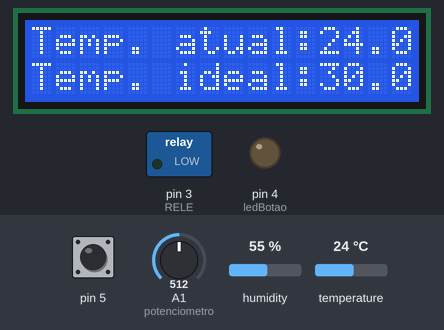
The sketch below on a simulated Arduino Uno, built with avr-gcc and run on an emulated ATmega328P. Shown: 16×2 character LCD, switched loads named in the sketch (green lamp = pin HIGH), output pins drawn as LEDs (lit = HIGH). The inputs (shaded band) are chosen by the test bench; at power-on: temperature 24 °C, pin 5 LOW, A1 (potenciometro) = 512, humidity 55 %. What the sketch prints to the serial monitor is not drawn.

Above: at 1.2 s.
1.3 s: temperature set to 17 °C
At 3.1 s:
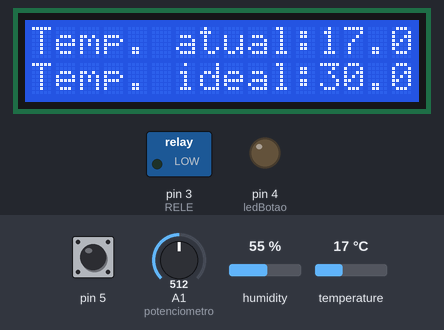
3.8 s: temperature set to 14 °C
At 5.8 s:
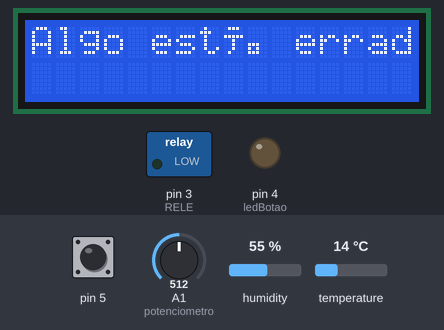
6.1 s: temperature set to 19 °C
At 7.3 s:
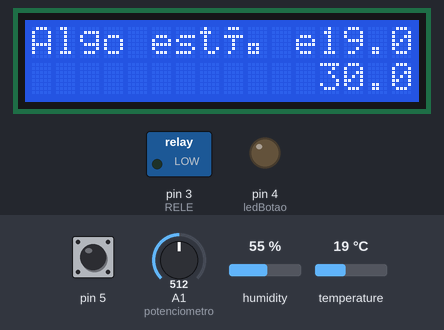
8.3 s: temperature set to 12 °C
At 10.2 s:
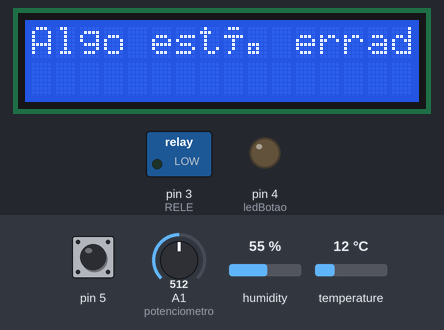
10.5 s: pin 5 pulsed HIGH 5 times (0.12 s each, 0.3 s apart)
At 12.6 s:
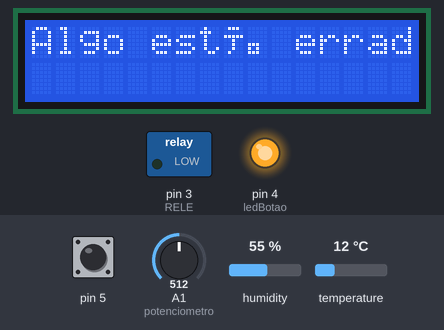
13.6 s: temperature set to 28 °C
At 16.6 s:
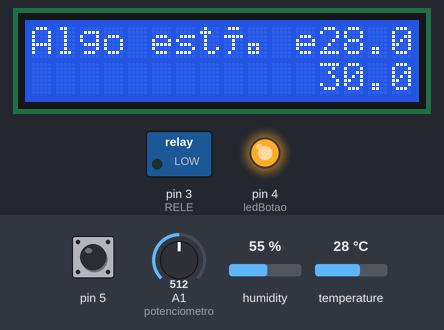
Timing chart, 0 to 31.5 s (numbered marks = the images above; inputs shaded):
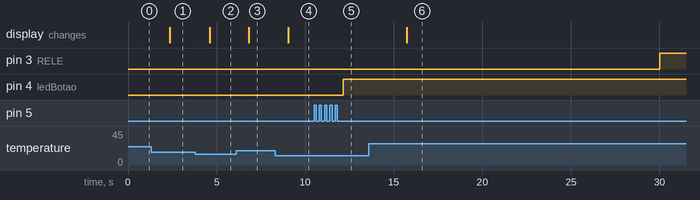

The sketch:

EstufaFinal.ino
```cpp
#include <DHT.h>;
#include <Adafruit_Sensor.h>
#include <Wire.h>
#include <LiquidCrystal_I2C.h>
#include <Btn.h>

//configurações do dht
#define DHTPIN 2
#define DHTTYPE DHT11
DHT dht(DHTPIN, DHTTYPE);
float temp;  //Armazena valores de temperatura
float temperaturaIdeal = 30.0;

//condfigurações do display
#define endereco 0x27  // Endereços comuns: 0x27, 0x3F. endereço de memoria dos display no arduino, 0x27 é o endereço comum para UNO
#define colunas 16
#define linhas 2
LiquidCrystal_I2C lcd(endereco, colunas, linhas);

#define potenciometro A1
bool potenciometroLigado = false;

#define RELE 3

Btn btn = new Btn(5);
#define ledBotao 4

//função que é chamada quando o botão é clicado
void botaoClicado() {
  potenciometroLigado = !potenciometroLigado; //o valor alterna entre true e false a cada clique
}

void mostrarTemp() {
  lcd.setCursor(12, 0);
  lcd.print("    ");
  lcd.setCursor(12, 0);
  lcd.print(temp);

  lcd.setCursor(12, 1);
  lcd.print("    ");
  lcd.setCursor(12, 1);
  lcd.print(temperaturaIdeal);

  delay(200);

}

void setup() {
  Serial.begin(9600);
  pinMode(ledBotao, OUTPUT);
  pinMode(RELE, OUTPUT);
  Serial.begin(9600);
  dht.begin();
  lcd.init();       // INICIA A COMUNICAÇÃO COM O DISPLAY
  lcd.backlight();  // LIGA A ILUMINAÇÃO DO DISPLAY
  lcd.clear();      // LIMPA O DISPLAY

  //essas strings serão fixas na tela
  //apenas os valores de temperatura serão atualizados no loop
  lcd.print("Temp. atual:");
  lcd.setCursor(0, 1);
  lcd.print("Temp. ideal:");
}

unsigned long ultimoTempoAcao = 0;
unsigned long intervaloAcao = 30000;  // Intervalo de 30 segundos

bool estadoRelay = false;
bool aguardandoAcao = true;

void loop() {
  temp = dht.readTemperature();
  btn.clique(botaoClicado);
  Serial.print(temp);

  if (potenciometroLigado == true) {
    digitalWrite(ledBotao, HIGH);
    temperaturaIdeal = map(analogRead(potenciometro), 0, 1024, 0, 60);
  } else {
    digitalWrite(ledBotao, LOW);
  }

  // Verifica se a temperatura está dentro do intervalo aceitável
  if (temp > 15 && temp < 60) {
    mostrarTemp(); // Atualiza a tela com a temperatura em tempo real

    unsigned long tempoAtual = millis();

    if (temp < temperaturaIdeal) {
      if (aguardandoAcao && tempoAtual - ultimoTempoAcao >= intervaloAcao) {
        digitalWrite(RELE, HIGH);
        digitalWrite(13, HIGH);
        estadoRelay = true;
        aguardandoAcao = false;
        ultimoTempoAcao = tempoAtual;
      } else if (!aguardandoAcao && tempoAtual - ultimoTempoAcao >= intervaloAcao) {
        digitalWrite(RELE, LOW);
        digitalWrite(13, LOW);
        estadoRelay = false;
        aguardandoAcao = true;
        ultimoTempoAcao = tempoAtual;
      }
    } else {
      digitalWrite(RELE, LOW);
      digitalWrite(13, LOW);
      estadoRelay = false;
      aguardandoAcao = true;
    }
  } else {
    digitalWrite(RELE, LOW);
    digitalWrite(13, LOW);
    lcd.clear();
    lcd.print("Algo está errado!");
    delay(200);
  }
}
```

Btn.h
```cpp
class Btn {
public:
  int *pino;
  bool btnclicado;
  bool btnliberado;
  int ultimoEstadoBtn = LOW;
  unsigned long tempoPrimeiroAcionamento = 0;
  unsigned long tempoDebounce = 50;
  typedef void (*funcao)();

  Btn(int p) {
    btnclicado = false;
    btnliberado = false;
    this->pino = p;
  }

  void clique(funcao f) {
    int leitura = digitalRead(*pino);
    if (leitura != ultimoEstadoBtn) {
      tempoPrimeiroAcionamento = millis();
    }
    if (millis() - tempoPrimeiroAcionamento > tempoDebounce) {
      if (digitalRead(*pino)) {
        btnclicado = true;
        btnliberado = false;
      } else {
        btnliberado = true;
      }

      if (btnclicado && btnliberado) {
        btnclicado = false;
        btnliberado = false;
        f();
      }
    }
    ultimoEstadoBtn = leitura;
  }
};
```

Measured:
- the behaviour switches between 16 and 15 °C on temperature (found by bisection; images 1 and 2)
- after the input at 1.3 s, the display: changes after 1.1 s (image 1)
- after the input at 3.8 s, the display: changes after 0.80 s (image 2)
- after the input at 6.1 s, the display: changes after 0.73 s (image 3)
- after the input at 8.3 s, the display: changes after 0.76 s (image 4)
- after the input at 10.5 s, pin 4 (ledBotao): LOW → HIGH after 1.6 s
- after the input at 13.6 s, pin 3 (RELE): LOW → HIGH after 16.4 s; the display: changes after 2.1 s (image 6)
